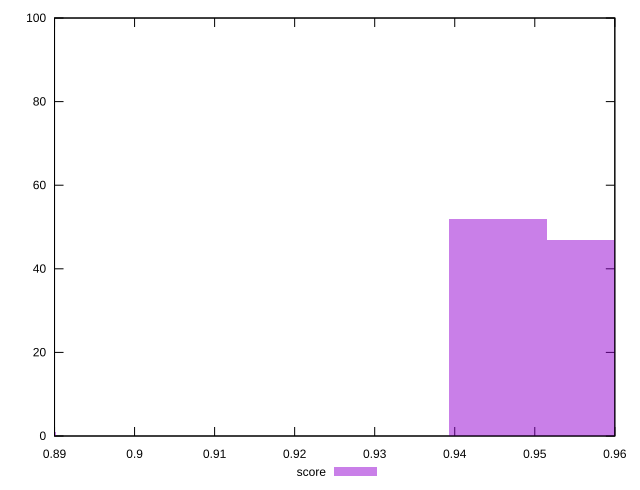

This figure's gnuplot source:
reset

$score <<EOF
0.8840205169668824 1
0.9454108306451382 52
0.9576888933807893 47
EOF

set key outside below
set boxwidth 0.012278062735651145
set xrange [0.89:0.96]
set yrange [0:100]
set trange [0:100]
set style fill transparent solid 0.5 noborder
set terminal svg size 640, 490 enhanced background rgb 'white'
set output "report_00018_2021-02-10T15-25-16.877Z/mainthread-work-breakdown/samples/pages+cached/score/histogram.svg"

plot $score title "score" with boxes

reset
